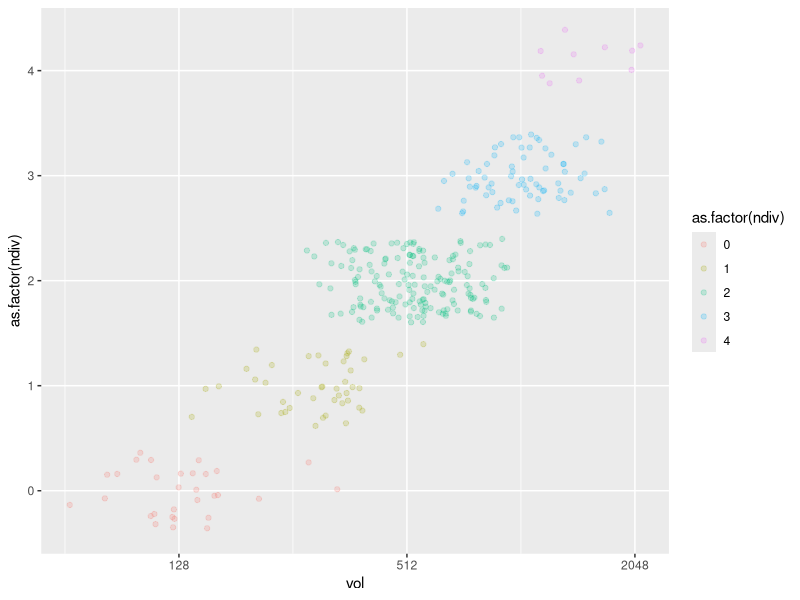
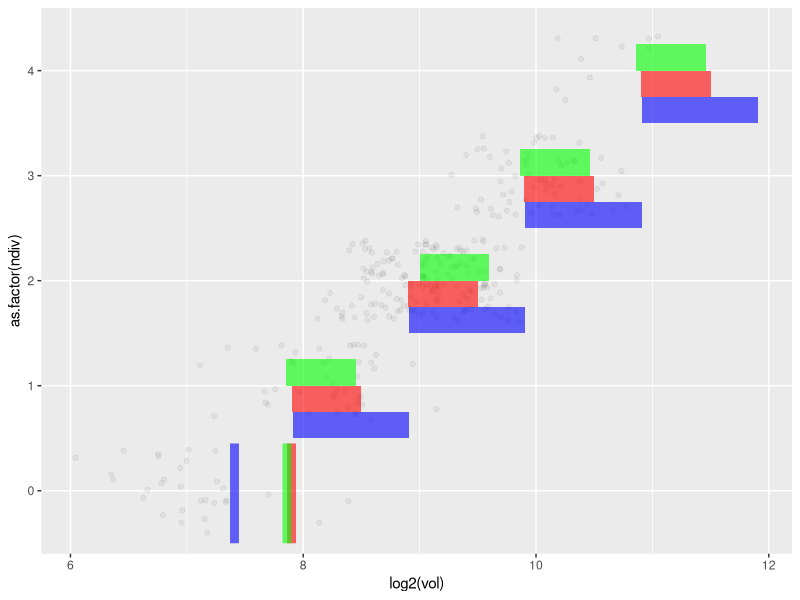
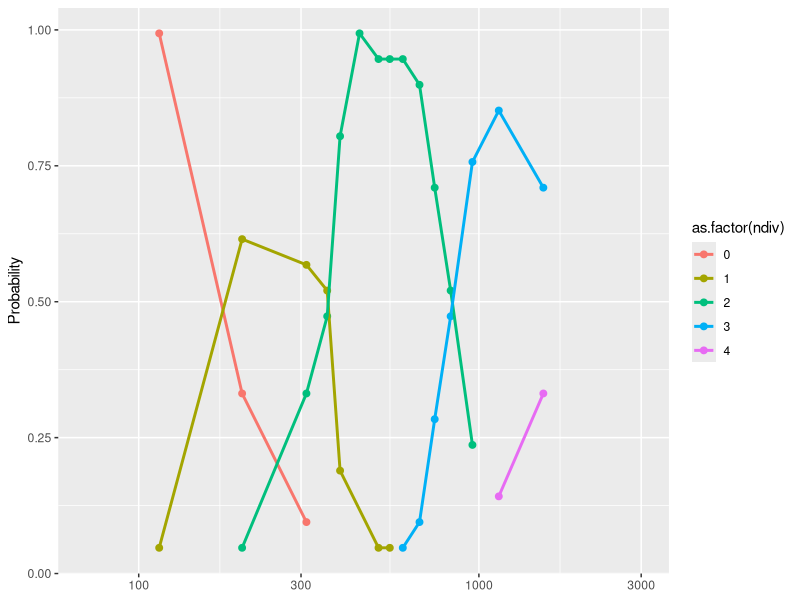
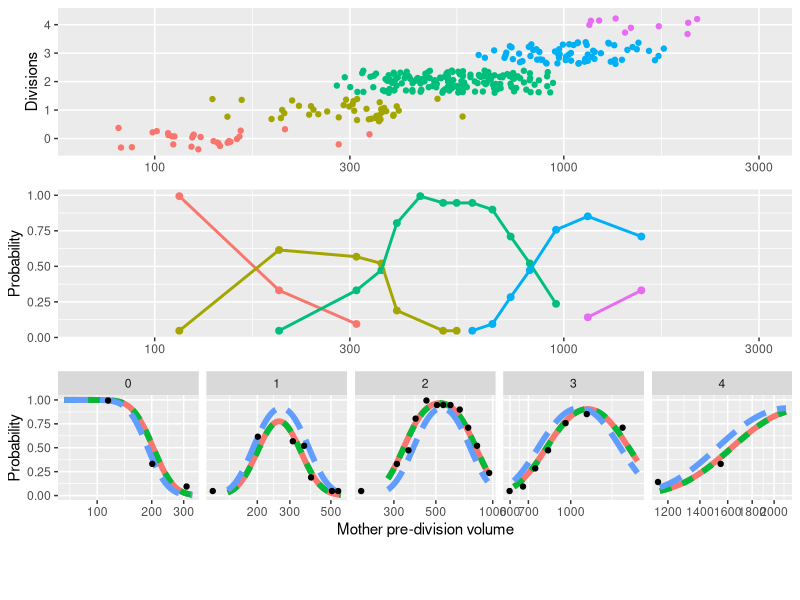
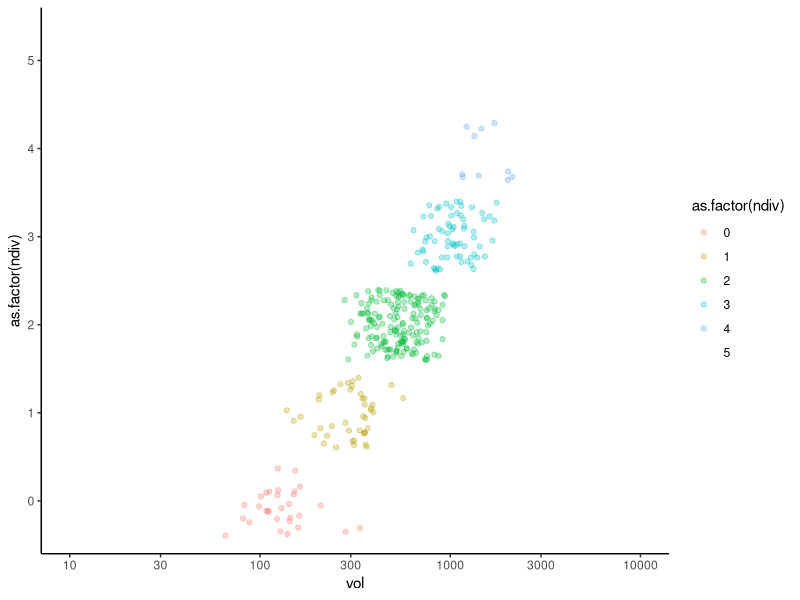
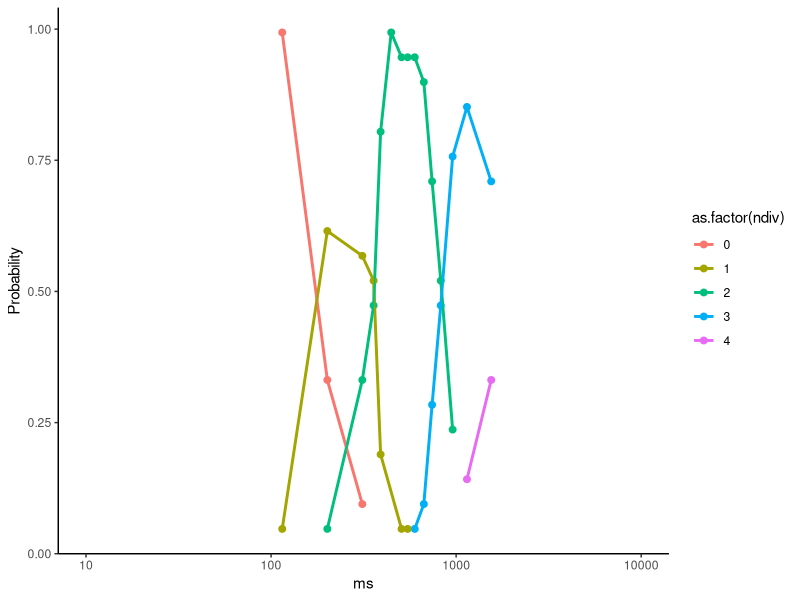
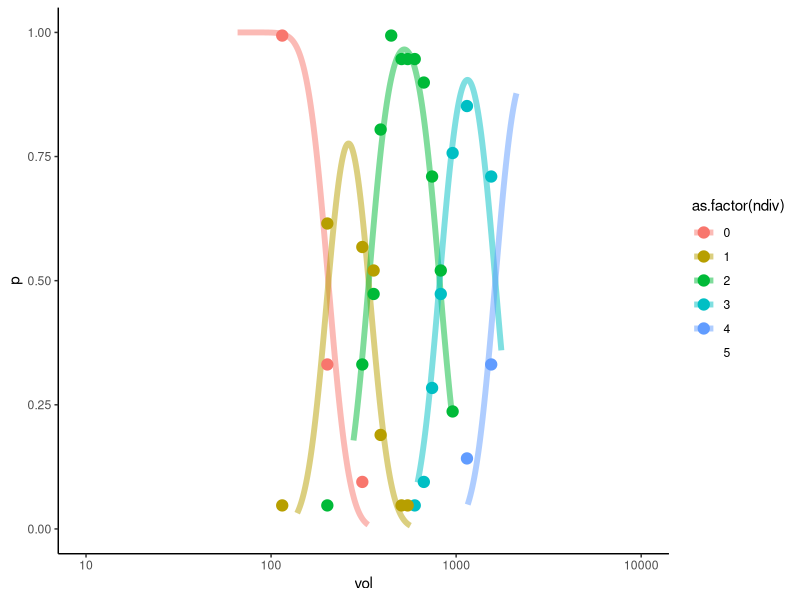
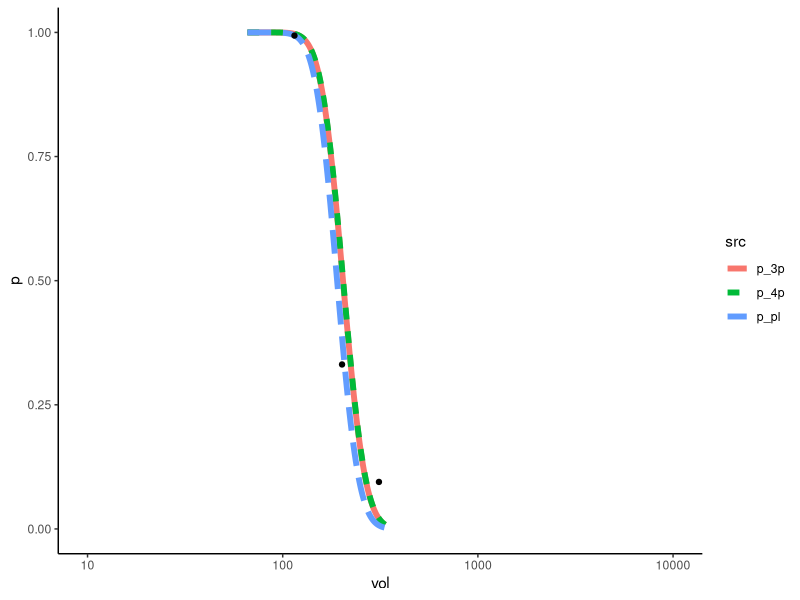

Source code (R) for these figures, in order:
## ---- chunk 1
library(readxl)


library(tidyverse)
library(cowplot)
## ---- chunk 2
exp_data <- read_excel("dp1_big.xlsx")
exp_data
## ---- chunk 3
ggplot(exp_data)+geom_jitter(aes(x=vol,y=as.factor(ndiv),color=as.factor(ndiv)),alpha=0.2)+scale_x_continuous(trans="log2")
## ---- chunk 4
ggplot(exp_data)+geom_jitter(aes(x=log2(vol),y=as.factor(ndiv)),alpha=0.05)+
  annotate("segment", x = log2(170),xend=log2(170), y = 0.5, yend = 1.45, alpha = .6,colour = "blue",size=3)+
  annotate("rect", xmin = log2(170)+1-0.5, xmax = log2(170)+1+0.5, ymin = 1.5, ymax = 1.75, alpha = .6,fill = "blue")+
  annotate("rect", xmin = log2(170)+2-0.5, xmax = log2(170)+2+0.5, ymin = 2.5, ymax = 2.75, alpha = .6,fill = "blue")+
  annotate("rect", xmin = log2(170)+3-0.5, xmax = log2(170)+3+0.5, ymin = 3.5, ymax = 3.75, alpha = .6,fill = "blue")+
  annotate("rect", xmin = log2(170)+4-0.5, xmax = log2(170)+4+0.5, ymin = 4.5, ymax = 4.75, alpha = .6,fill = "blue")+
  annotate("segment", x = log2(147)+0.7, xend = log2(147)+0.7, y = 0.5, yend = 1.45, alpha = .6,colour = "red",size=3)+
  annotate("rect", xmin = log2(147)+1-0.3, xmax = log2(147)+1+0.3, ymin = 1.75, ymax = 2, alpha = .6,fill = "red")+
  annotate("rect", xmin = log2(147)+2-0.3, xmax = log2(147)+2+0.3, ymin = 2.75, ymax = 3, alpha = .6,fill = "red")+
  annotate("rect", xmin = log2(147)+3-0.3, xmax = log2(147)+3+0.3, ymin = 3.75, ymax = 4, alpha = .6,fill = "red")+
  annotate("rect", xmin = log2(147)+4-0.3, xmax = log2(147)+4+0.3, ymin = 4.75, ymax = 5, alpha = .6,fill = "red")+
  annotate("segment", x = log2(143)+0.7, xend = log2(143)+0.7, y=0.5 , yend = 1.45, alpha = .6,colour = "green",size=3)+
  annotate("rect", xmin = log2(143)+0.99-0.3, xmax = log2(143)+0.99+0.3, ymin = 2, ymax = 2.25, alpha = .6,fill = "green")+
  annotate("rect", xmin = log2(143)+2.14-0.3, xmax = log2(143)+2.14+0.3, ymin = 3, ymax = 3.25, alpha = .6,fill = "green")+
  annotate("rect", xmin = log2(143)+3-0.3, xmax = log2(143)+3+0.3, ymin = 4, ymax = 4.25, alpha = .6,fill = "green")+
  annotate("rect", xmin = log2(143)+4-0.3, xmax = log2(143)+4+0.3, ymin = 5, ymax = 5.25, alpha = .6,fill = "green")
## ---- chunk 5
p_pl<-function(vl,nd,ss,sig){
  if(nd<=0){
    p<-pnorm(nd-log2(vl/ss),0,sig)
  }else{
    p<-pnorm(nd-log2(vl/ss),0,sig)-pnorm(nd-1-log2(vl/ss),0,sig)
  }
  if(is.nan(p)){
    return(-Inf)
  }else{
    if(p<=0){return(-Inf)}else{return(p)}
    
  }
}

pf_pl<-function(ss,sig){
  p<-mapply(p_pl,expmoddf$vol,expmoddf$ndiv,ss,sig)
  return(p)
}

p_fp<-function(...){
  x<-list(...)
  vl<-x[[1]]
  nd<-x[[2]]
  ss<-x[[3]]
  sig<-x[[4]]
  zf<-as.numeric(x[5:length(x)])
  
  z<-c(zf,seq(length(zf),nd+1))
  if(nd<=0){
    p<-pnorm(z[1]-log2(vl/ss),0,sig)
  }else{
    p<-pnorm(z[nd+1]-log2(vl/ss),0,sig)-pnorm(z[nd]-log2(vl/ss),0,sig)
  }
  if(is.nan(p)){
    return(-Inf)
  }else{
    if(p<=0){return(-Inf)}else{return(p)}
    
  }
}

pf_3p<-function(ss,sig,zf){
  p<-mapply(p_fp,expmoddf$vol,expmoddf$ndiv,ss,sig,zf[1])
  return(p)
}

pf_4p<-function(ss,sig,zf){
  p<-mapply(p_fp,expmoddf$vol,expmoddf$ndiv,ss,sig,zf[1],zf[2])
  return(p)
}

pf_5p<-function(ss,sig,zf){
  p<-mapply(p_fp,expmoddf$vol,expmoddf$ndiv,ss,sig,zf[1],zf[2],zf[3])
  return(p)
}
## ---- chunk 6
ncat<-15
cat<-quantile(exp_data$vol,seq(0,1,length.out=ncat+1))
#scat<-scat[2:ncat-1]
#exp_data$scat<-cut(log2(exp_data$vol),breaks = c(min(log2(exp_data$vol)),scat,max(log2(exp_data$vol))))
exp_data$scat<-cut(exp_data$vol,breaks = cat, include.lowest=TRUE)

scatp<-exp_data%>%
  group_by(scat,ndiv)%>%
  mutate(pscat=n()/(nrow(exp_data)/ncat))%>%
  group_by(scat)%>%
  mutate(ms=mean(vol))
scatm<-scatp
scatp<-unique(scatp[,-1])

gpdata<-ggplot(exp_data,aes(x=vol,y=as.factor(ndiv),color=as.factor(ndiv)))+geom_jitter()+scale_x_log10(limits=c(70,3000))+ theme(axis.title.x = element_blank())+ylab("Divisions")
#gpdata
#gpscatm<-ggplot(scatm,aes(x=as.factor(round(ms,1)),y=as.factor(ndiv),color=as.factor(ndiv)))+geom_jitter() + theme(axis.title.x = element_blank())+ylab("Divisions")
gpdens<-ggplot(scatp,aes(x=ms,y=pscat,color=as.factor(ndiv)))+geom_point(size=2)+geom_line(size=1)+scale_x_log10(limits=c(70,3000)) + theme(axis.title.x = element_blank())+ylab("Probability")

gpdens
rngvoldf<-exp_data%>%
  group_by(ndiv)%>%
  summarise(min_vol=min(vol),max_vol=max(vol))

expmod<-data.frame(vol=seq(rngvoldf[[1,"min_vol"]],rngvoldf[[1,"max_vol"]]))
expmod$ndiv<-rngvoldf[[1,"ndiv"]]

expmoddf<-expmod

for (i in 2:5) {
  expmod<-data.frame(vol=seq(rngvoldf[[i,"min_vol"]],rngvoldf[[i,"max_vol"]]))
  expmod$ndiv<-rngvoldf[[i,"ndiv"]]
  expmoddf<-rbind(expmoddf,expmod)
}

expmoddf$p_pl<-pf_pl(190,0.29)
expmoddf$p_3p<-pf_4p(203.61,0.30,c(0,0.73))
expmoddf$p_4p<-pf_4p(204,0.3,c(0,0.73))
#expmoddf$p_5p<-pf_5p(143,0.3,c(0.7,0.99,2.14))

expmoddf<-expmoddf%>%
  pivot_longer(-c("vol","ndiv"),names_to = "src",values_to = "p")

expmod<-scatp[,c("ms","ndiv","pscat")]
colnames(expmod)<-c("vol","ndiv","p")
expmod$src<-"exp"

expmoddf<-rbind(expmoddf,expmod)

gpexpmod<-ggplot(expmoddf%>%filter(!src=="exp"))+
  geom_line(aes(x=vol,y=p,color=src,linetype=src),size=2)+
  geom_point(data=expmoddf%>%filter(src=="exp"),aes(x=vol,y=p))+
  scale_x_log10()+
  facet_wrap(~ndiv,nrow=1,scales="free_x")+xlab("Mother pre-division volume")+ylab("Probability")

#grid.arrange(gpdata,gpscatm,gpdens,gpexpmod,
             #layout_matrix = rbind(c(1),c(2),c(3),c(4)))
pg<-plot_grid(gpdata+ theme(legend.position="none"),gpdens+ theme(legend.position="none"),gpexpmod+ theme(legend.position="none"),ncol=1,align = "v",axis = "rlbt")

lgndndiv <- get_legend(
  # create some space to the left of the legend
  gpdata+ 
    guides(color = guide_legend(nrow = 1)) +
    theme(legend.position = "bottom")
)

lgndmdl <- get_legend(
  # create some space to the left of the legend
  gpexpmod+ 
    guides(color = guide_legend(nrow = 1)) +
    theme(legend.position = "bottom")
)

lgnds<-plot_grid(lgndndiv,lgndmdl,nrow=1)

plot_grid(pg, lgnds, ncol = 1, rel_heights = c(1, .1))
## ---- chunk 7
gpdata<-ggplot(exp_data,aes(x=vol,y=as.factor(ndiv),color=as.factor(ndiv)))+
  geom_jitter(alpha=0.3)+
  scale_x_log10(limits=c(10,10000),breaks=c(10,30,100,300,1000,3000,10000))+
  scale_y_discrete(limits=c("0","1","2","3","4","5"))+
  scale_color_discrete(limits=c("0","1","2","3","4","5"))+
  theme_classic()
gpdata
ggsave("dp_div_mth.png",width = 15,height = 3)
## ---- chunk 8
gpdens<-gpdens<-ggplot(scatp,aes(x=ms,y=pscat,color=as.factor(ndiv)))+
  geom_point(size=2)+
  geom_line(size=1)+scale_x_log10(limits=c(10,10000))+
  ylab("Probability")+
  geom_point()+
  geom_line()+
  ylab("Probability")+
  theme_classic()
gpdens
ggsave("dp_prob_mth.png",width = 15,height = 3)
## ---- chunk 9
gpexpmod0<-ggplot(expmoddf%>%filter(src=="p_3p"))+
  geom_line(aes(x=vol,y=p,color=as.factor(ndiv)),size=2,alpha=0.5)+
  geom_point(data=expmoddf%>%filter(src=="exp"),aes(x=vol,y=p,color=as.factor(ndiv)),size=3.5)+
  scale_x_log10(limits=c(10,10000))+
  scale_color_discrete(limits=c("0","1","2","3","4","5"))+
  ylim(0,1)+
  theme_classic()
gpexpmod0
ggsave("dp_prob_mth.png",width = 15,height = 3)
## ---- chunk 10
gpexpmod0<-ggplot(expmoddf%>%filter(!src=="exp",ndiv==0))+
  geom_line(aes(x=vol,y=p,color=src,linetype=src),size=2)+
  geom_point(data=expmoddf%>%filter(src=="exp",ndiv==0),aes(x=vol,y=p))+
  scale_x_log10(limits=c(10,10000))+
  ylim(0,1)+
  theme_classic()
gpexpmod0
ggsave("dp_prob_mth_div0.png",width = 15,height = 3)
## ---- chunk 11
expmoddf%>%
  filter(src=="p_3p",ndiv==0,p>=0.49)%>%
  arrange(p)
## ---- chunk 12
gpexpmod1<-ggplot(expmoddf%>%filter(!src=="exp",ndiv==1))+
  geom_line(aes(x=vol,y=p,color=src,linetype=src),size=2)+
  geom_point(data=expmoddf%>%filter(src=="exp",ndiv==1),aes(x=vol,y=p))+
  scale_x_log10(limits=c(10,10000))+
  ylim(0,1)+
  theme_classic()
gpexpmod1
ggsave("dp_prob_mth_div1.png",width = 15,height = 3)
## ---- chunk 13
gpexpmod2<-ggplot(expmoddf%>%filter(!src=="exp",ndiv==2))+
  geom_line(aes(x=vol,y=p,color=src,linetype=src),size=2)+
  geom_point(data=expmoddf%>%filter(src=="exp",ndiv==2),aes(x=vol,y=p))+
  scale_x_log10(limits=c(10,10000))+
  ylim(0,1)+
  theme_classic()
gpexpmod2
ggsave("dp_prob_mth_div2.png",width = 15,height = 3)
## ---- chunk 14
gpexpmod3<-ggplot(expmoddf%>%filter(!src=="exp",ndiv==3))+
  geom_line(aes(x=vol,y=p,color=src,linetype=src),size=2)+
  geom_point(data=expmoddf%>%filter(src=="exp",ndiv==3),aes(x=vol,y=p))+
  scale_x_log10(limits=c(10,10000))+
  ylim(0,1)+
  theme_classic()
gpexpmod3
ggsave("dp_prob_mth_div3.png",width = 15,height = 3)
## ---- chunk 15
gpexpmod4<-ggplot(expmoddf%>%filter(!src=="exp",ndiv==4))+
  geom_line(aes(x=vol,y=p,color=src,linetype=src),size=2)+
  geom_point(data=expmoddf%>%filter(src=="exp",ndiv==4),aes(x=vol,y=p))+
  scale_x_log10(limits=c(10,10000))+
  ylim(0,1)+
  theme_classic()
gpexpmod4
ggsave("dp_prob_mth_div4.png",width = 15,height = 3)
